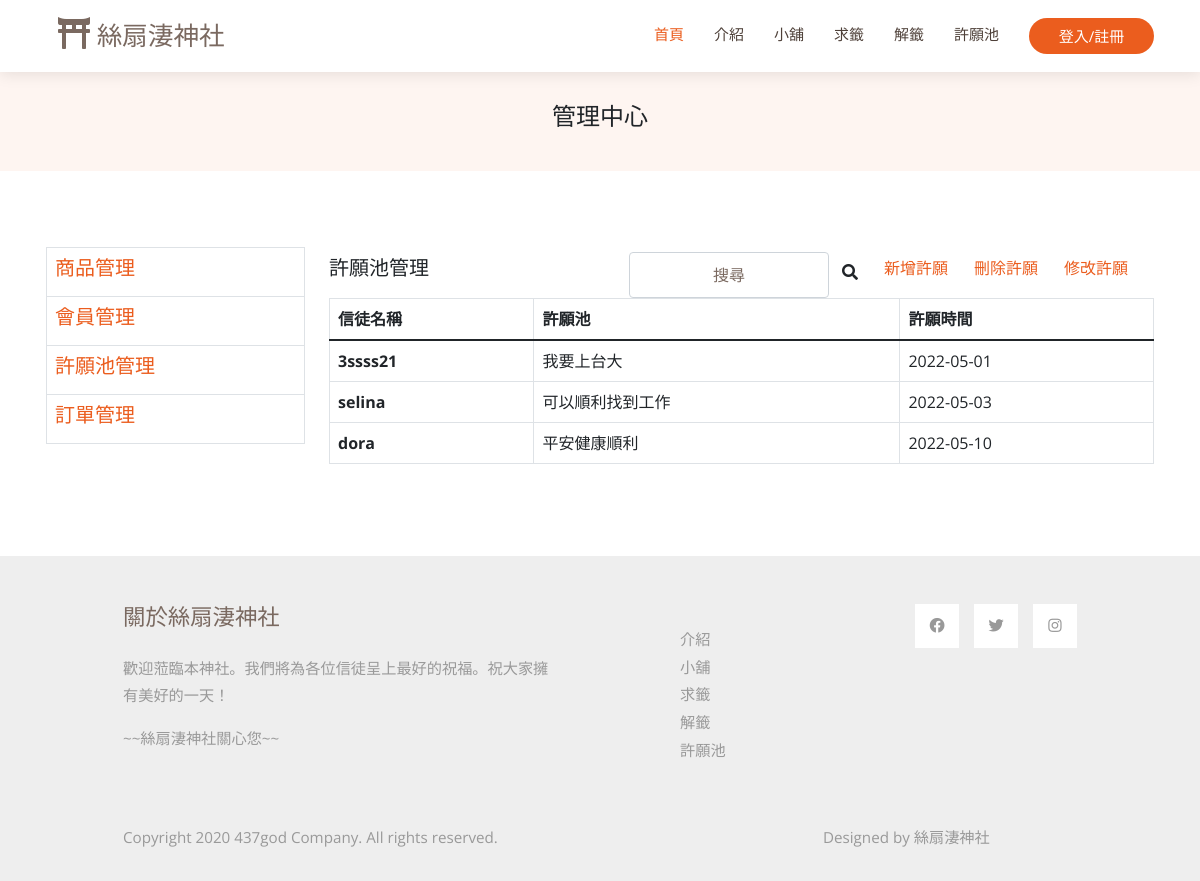
The app's page /許願池管理.php with its own data.
### tables this page shows
CREATE TABLE `wish` (
  `member_name` varchar(20) NOT NULL,
  `wish_content` varchar(10000) NOT NULL,
  `wish_time` date NOT NULL
);

### 許願池管理.php (the view, shortened to what this page needs)
<!DOCTYPE html>
<html lang="en">
<head>
  <?php
    include ("template.php");
    echo $vendorcss;
    echo $maincss;
  ?>
  <?php
  $search='';
    include("mysql_connect.inc.php");
    if ($result = mysqli_query($link, "SELECT * FROM wish WHERE (`member_name` LIKE '%$search%') OR (`wish_content` LIKE '%$search%') OR (`wish_time` LIKE '%$search%')")) {
    while ($row = mysqli_fetch_assoc($result)) {
    $data .= "<tr><th scope=\"row\">$row[member_name]</th><td>$row[wish_content]</td><td>$row[wish_time]</td></tr>";
    }
    }
  ?>
</head>
<body>
  <?php
    include ("template.php");
  ?>
  <header id="header" class="fixed-top d-flex align-items-center">
    <div class="container d-flex align-items-center justify-content-between">
      <div class="container-fluid">
        <a class="navbar-brand" href="index.php">
            <i class="fas fa-film mr-2"></i>
            絲扇淒神社
        </a>
      </div>
      <nav id="navbar" class="navbar">
        <ul>
          <li><a class="nav-link scrollto active" href="index.php">首頁</a></li>
          <li><a class="nav-link scrollto" href="index.php">介紹</a></li>
          <li><a class="nav-link scrollto" href="store-page.php">小舖</a></li>
          <li><a class="nav-link scrollto" href="求籤.php">求籤</a></li>
          <li><a class="nav-link scrollto" href="解籤1.php">解籤</a></li>
          <li><a class="nav-link scrollto" href="許願池.php">許願池</a></li>
          <?php
            if (isset($_SESSION['Name'])) {
                if($_SESSION["Name"] == 'admin')
                {
                  echo '<li><a class="nav-link scrollto" href="商品管理.php">管理中心</a></li>';
                  echo '<li><a href="logout.php">'.$_SESSION['Name'].'   登出</a></li>';
                }
                else
                {
                  echo '<li><a class="nav-link scrollto" href="訂單管理.php">訂單查詢</a></li>';
                  echo '<li><a href="logout.php">'.$_SESSION['Name'].'   登出</a></li>';
                }
                } else {
                echo '<li><button class="getstarted button1" onclick="document.getElementById(\'id01\').style.display=\'block\'" style="width: 125px; padding-top: 7px;">登入/註冊</button></li>';
                }
            ?>
        </ul>
      </nav>
    </div>
  </header>
  <main id="main">
    <section class="breadcrumbs">
        <div class="container">
          <div class="d-flex justify-content-between align-items-center">
            <h2>管理中心</h2>
          </div>
        </div>
    </section>
    <section id="store" class="portfolio">
      <div class="container" data-aos="fade-up">
        <div class="row" data-aos="fade-up" data-aos-delay="100">
          <div class="col-3">
            <table class="table table-bordered">
              <tr>
                <th><button id="product-manager"><h5><a href="商品管理.php">商品管理</h5></button></th>
              </tr>
              <tr>
                <th><button id="member-manager"><h5><a href="會員管理.php">會員管理</h5></button></th>
              </tr>
              <tr>
                <th>
                  <button id="wish-manager"><h5><a href="許願池管理.php">許願池管理</a></h5></button>
                </th>
              </tr>
              <tr>
                <th>
                  <button id="order-manager"><h5><a href="orderForManager.php">訂單管理</a></h5></button>
                </th>
              </tr>
            </table>
          </div>
          <div class="col-9">
            <div class="row">
              <div id="title">
                <table>
                    <tr>
                      <td scope="col"><h5>許願池管理<h5></td>
                      <div class="search">
                        <form>
                          <td scope="col" style="float: left; margin-left: 200px">
                            <input type="text" class="input form-control" placeholder="搜尋" name="search" style="width: 200px">
                          </td>
                          <td scope="col">
                            <button class="btn" type="submit"><i class="fas fa-search"></i></button>
                          </td>
                        </form>
                      </div>
                      <td scope="col">
                        <button type="button" id="newProduct" class="btn">
                          <a href="insertWish.php"><h6>新增許願<h6>
                        </button>
                      </td>
                      <td scope="col">
                        <button type="button" id="newProduct" class="btn">
                          <a href="deleteWish.php"><h6>刪除許願<h6>
                        </button>
                      </td>
                      <td scope="col">
                        <button type="button" id="newProduct" class="btn">
                          <a href="updateWish.php"><h6>修改許願<h6>
                        </button>
                      </td>
                    </tr>
                </table>
              </div>
            </div>
            <div id="member-table">
              <table id="table-member" class="table table-bordered">
                <thead>
                  <tr>
                    <th scope="col">信徒名稱</th>
                    <th scope="col">許願池</th>
                    <th scope="col">許願時間</th>
                  </tr>
                </thead>
                <?php echo $data;?>
              </table>
            </div>
          </div>
        </div>
      </div>
    </section>
  </main>
  <?php
  include ("template.php");
  ?>
</body>
</html>

### css/style.css (style rules this page uses)
body { font-family: "Open Sans", sans-serif; color: #212529; }
a { color: #eb5d1e; text-decoration: none; }
h1, h2, h3, h4, h5, h6, .font-primary { font-family: "Raleway", sans-serif; }
#header { height: 72px; transition: all 0.5s; z-index: 997; transition: all 0.5s; background: #fff; box-shadow: 0px 2px 15px rgba(0, 0, 0, 0.1); }
#main { margin-top: 72px; }
.navbar { padding: 0; }
.navbar ul { margin: 0; padding: 0; display: flex; list-style: none; align-items: center; }
.navbar li { position: relative; }
.navbar a, .navbar a:focus { display: flex; align-items: center; justify-content: space-between; padding: 10px 0 10px 30px; font-size: 15px; color: #4e4039; white-space: nowrap; transition: 0.3s; }
.navbar a:hover, .navbar .active, .navbar .active:focus, .navbar li:hover > a { color: #eb5d1e; }
.navbar .getstarted, .navbar .getstarted:focus { background: #eb5d1e; color: #fff; padding: 10px 25px; margin-left: 30px; border-radius: 50px; }
section { padding: 60px 0; overflow: hidden; }
.breadcrumbs { padding: 15px 0; background-color: #fef5f1; min-height: 40px; }
.breadcrumbs h2 { font-size: 24px; font-weight: 300; }

### css/style1.css (style rules this page uses)
*, *:before, *:after { box-sizing: border-box; margin: 0; padding: 0; }
body { font-family: "Open Sans", Helvetica, Arial, sans-serif; background: #ffffff; }
input, button { border: none; outline: none; background: none; font-family: "Open Sans", Helvetica, Arial, sans-serif; }
.button1 { display: block; margin: 0 auto; width: 260px; height: 36px; border-radius: 30px; color: #fff; font-size: 15px; cursor: pointer; }
h2 { width: 100%; font-size: 26px; text-align: center; }
input { display: block; width: 100%; margin-top: 5px; padding-bottom: 5px; font-size: 16px; border-bottom: 1px solid rgba(0, 0, 0, 0.4); text-align: center; }
.container { padding: 16px; }

### css/templatemo-style.css (style rules this page uses)
p { line-height: 1.8; }
a { text-decoration: none; transition: all 0.3s ease; }
.container-fluid { max-width: 1770px; }
.tm-container-small { max-width: 1050px; }
.btn { border-radius: 0; }
.form-control { padding: 10px 20px; width: 100%; height: auto; }
.navbar-brand { color: rgb(122, 105, 96); font-size: 1.6rem; }
.navbar-brand i { font-size: 2rem; }
.tm-text-primary { color: rgb(122, 105, 96); }
.tm-bg-gray { background-color: #EEEEEE; }
.nav-link { color: #666666; border-bottom: 4px solid transparent; font-size: 1.2rem; }
p, .tm-text-gray { color: #999; }
.tm-footer-links li { list-style: none; margin-bottom: 5px; }
.tm-footer-links li a { color: #999999; }
.tm-social-links li { list-style: none; margin-right: 15px; }
.tm-social-links li:last-child { margin-right: 0; }
.tm-social-links li a { color: #999999; width: 44px; height: 44px; display: flex; background-color: #fff; align-items: center; justify-content: center; }
.tm-footer { font-size: 0.95rem; }
.tm-footer-title { font-size: 1.4rem; }
.form-control, input:-internal-autofill-selected, select:not([multiple]) { color: #7a6960 !important; }
.form-control::placeholder { color: #7a6960; opacity: 1; }

### records on screen
wish: member_name "3ssss21", wish_content "我要上台大", wish_time "2022-05-01"
wish: member_name "selina", wish_content "可以順利找到工作", wish_time "2022-05-03"
wish: member_name "dora", wish_content "平安健康順利", wish_time "2022-05-10"
